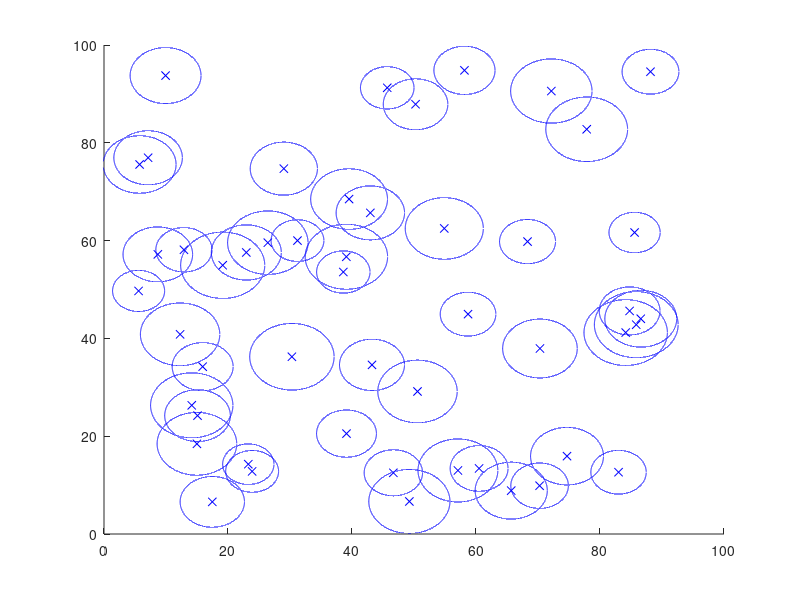

MATLAB code to generate this figure:
close all;
rng(9);
n_obs = 50; %number of static obstacles
obs = rand(n_obs,2)*90+5; %obstacle locations
rng(4); %for partially random obstacle size
obs_rad = 4 +  rand(n_obs,1)*3; %obstacle radius
%-------------------------------------------%

hold on

%plot static obstacles
for j = 1 : n_obs
    
    plot(obs(j,1),obs(j,2),'xb'); % static obstacles' centers
    x = obs(j,1) - obs_rad(j) : 0.001 : obs(j,1)+ obs_rad(j);
    y =  (obs_rad(j)^2 - (x - obs(j,1)).^2).^0.5 + obs(j,2); %top part of circle
    y1 = -(obs_rad(j)^2 - (x - obs(j,1)).^2).^0.5 + obs(j,2); %bottom part of circle
    
    plot(x,y,'b');
    plot(x,y1,'b');
    
end
xlim([0 100])
ylim([0 100])

%different dynamic obstacle cases
% one big object sp = 100,100; vel = -5,5; r = 15.

%big and small object, both coming from final destination, smaller object
%is faster
% small object sp = 90,90; vel = -8,-8; r = 5;
%large object  sp = 100,100; vel = -5,5; r = 15.

%two objects, offset, coming from final destination
% sp = 100,90 and 70,80; vel = -8,-8; r = 10.

%things to do
%make cases function for dynamic obstacles
%make motor efficiency plot vs. velocity
%use plot and l_d plot for energy use
%implement in energy use

%think about changing total distance function (add penalty function for
%curvy plots)
%then, current minimize distance to minimize time
%